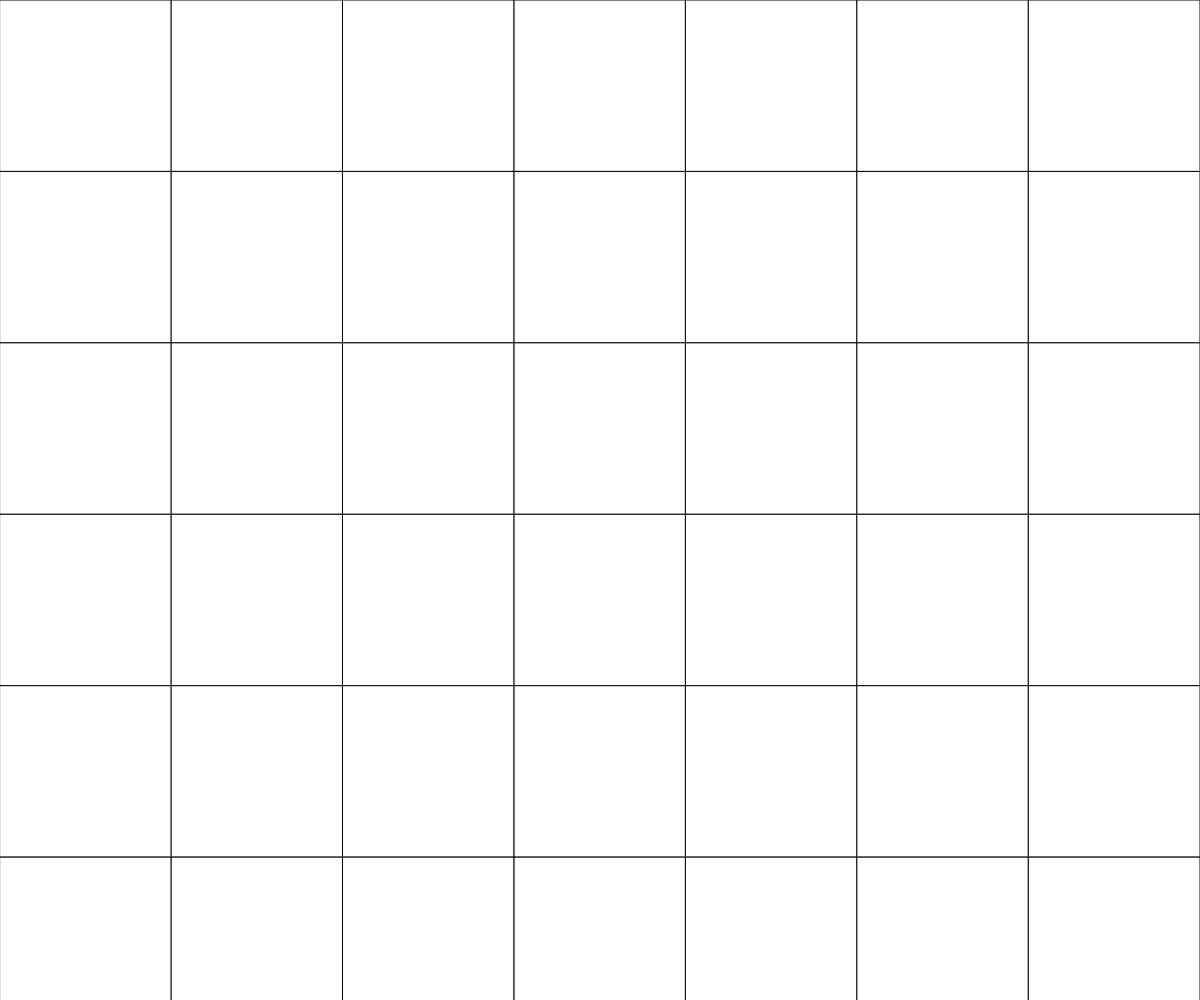
Frame 1 (no input)
Frame 60 (no input): identical to frame 1, image omitted
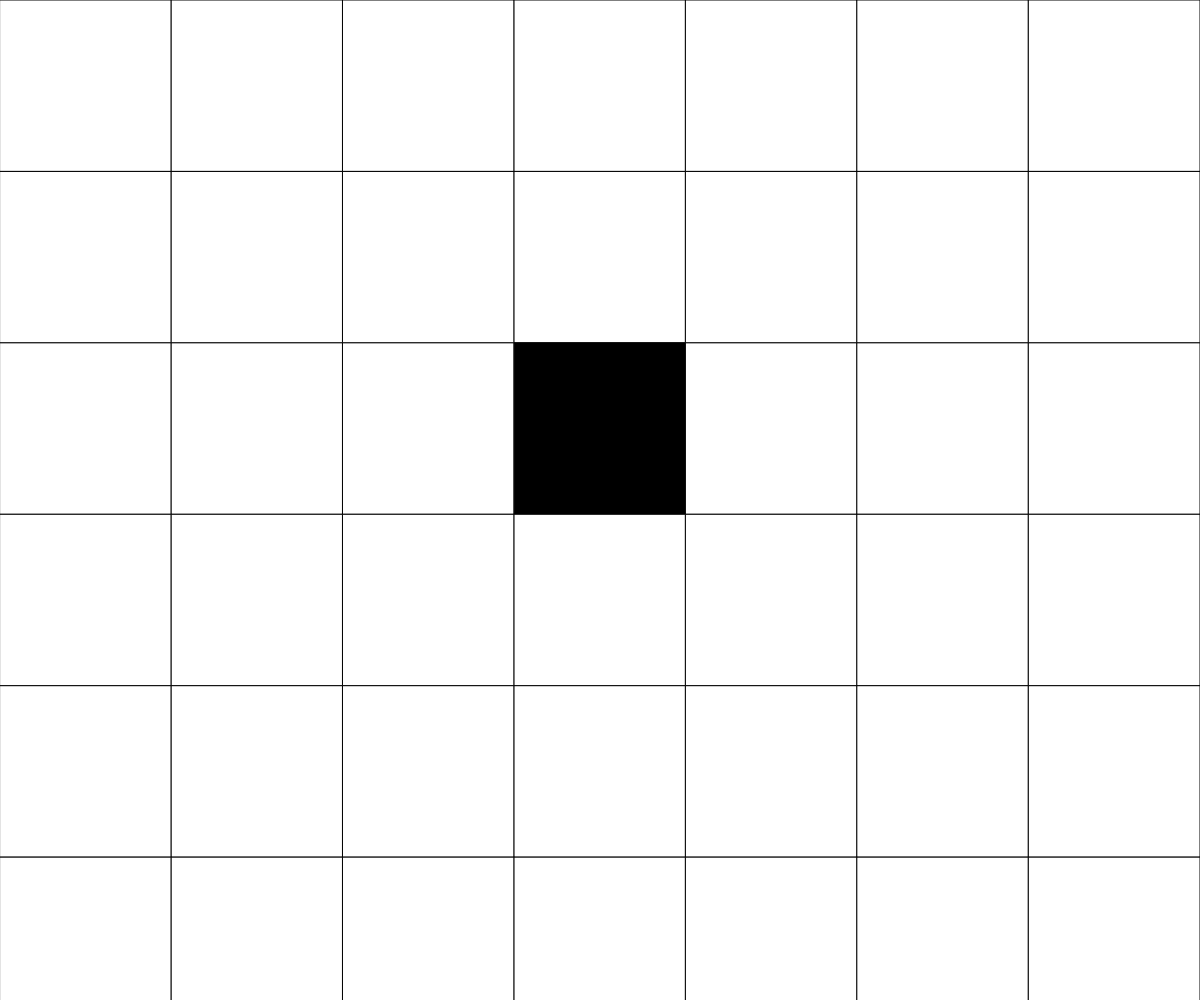
Frame 120 (the mouse pressed at the canvas centre since frame 60)

The p5.js sketch that drew these frames (run headless with seeded random() and noise() and a simulated clock; from frame 60 on, the mouse is pressed at the canvas centre):

// p5.js sketch
// ── sketch.js
// Game of Life demo
// Luke P-F
// 3/24/2025
//
// Extra for Experts:
// - describe what you did to take this project "above and beyond"

let cellSize;
const GRID_WIDTH = 7;
const GRID_HEIGHT = 14;

const COLOURS = [255, 0];

let grid = generateGrid(GRID_WIDTH, GRID_HEIGHT);
let autoFrameAdvance = false;

            
function setup() {
  createCanvas(windowWidth, windowHeight);
  determineCellSize();
}

function determineCellSize() {
  if (windowWidth * GRID_WIDTH < windowHeight * GRID_HEIGHT) {
    cellSize = windowWidth / GRID_WIDTH;
  }
  else {
    cellSize = windowHeight / GRID_HEIGHT;
  }
}

// Key
function keyPressed() {
  if (key === 'r') {
    grid = generateRandomGrid(GRID_WIDTH, GRID_HEIGHT);
  }
  else if (key === 'e') {
    grid = generateGrid(GRID_WIDTH, GRID_HEIGHT);
  }
  else if (key === 'p') {
    autoFrameAdvance = !autoFrameAdvance;
  }
  else if (key === ' ') {
    applyRules(grid);
  }
}

function generateRandomGrid(cols, rows) {
  let newGrid = [];
  for (let y = 0; y < rows; y++) {
    newGrid.push([]);
    for (let x = 0; x < cols; x++) {
      newGrid[y].push(Math.floor(Math.random() * 2));
    }
  }
  return newGrid;
}

function generateGrid(cols, rows) {
  let newGrid = [];
  for (let y = 0; y < rows; y++) {
    newGrid.push([]);
    for (let x = 0; x < cols; x++) {
      newGrid[y].push(0);
    }
  }
  return newGrid;
}

// Mouse
function mousePressed() {
  let x = Math.floor(mouseX / cellSize);
  let y = Math.floor(mouseY / cellSize);

  toggleCell(y, x);

}

function toggleCell(y, x) {
  if (y >= 0 && y < grid.length && x >= 0 && x < grid[y].length) {
    if (grid[y][x] === 0) {
      grid[y][x] = 1;
    }
    else if (grid[y][x] === 1) {
      grid[y][x] = 0;
    }
  }
}

// Game of Life rules
function applyRules(arr) {
  let updatedGrid = structuredClone(arr);
  for (let i = 0; i < arr.length; i++) {
    for (let j = 0; j < arr[i].length; j++) {
      let cellState = arr[i][j];
      let neighbours = determineNeighbours(j, i, arr);
      if (cellState === 1) {
        if (neighbours < 2) {
          updatedGrid[i][j] = 0;
        }
        else if (neighbours > 3) {
          updatedGrid[i][j] = 0;
        }
        else {
          updatedGrid[i][j] = 1;
        }
      }

      else if (cellState === 0) {
        if (neighbours === 3) {
          updatedGrid[i][j] = 1;
        }
        else {
          updatedGrid[i][j] = 0;
        }
      }
    }
  }

  grid = updatedGrid;
}

function determineNeighbours(x, y, arr) {
  let neighbours = 0;
  for (let i = -1; i <= 1; i++) {
    let currentY = y + i;
    for (let j = -1; j <= 1; j++) {
      let currentX = x + j;
      // separate if statements for rangeError prevention
      if (checkRange(currentX, currentY, grid)) {
        if (arr[currentY][currentX] === 1) {
          neighbours += 1;
        }
      }
    }
  }
  // Subtract self from neighbours
  neighbours -= arr[y][x];

  return neighbours;
}

function checkRange(x, y, arr) {
  return x >= 0 && x < arr[0].length && y >= 0 && y < arr.length;
}

// Draw loop
function draw() {
  background(220);
  if (frameCount % 50 === 0 && autoFrameAdvance) {
    applyRules(grid);
  }
  displayGrid();
}

function displayGrid() {
  for (let y = 0; y < GRID_HEIGHT; y++) {
    for (let x = 0; x < GRID_WIDTH; x++) {
      fill(COLOURS[grid[y][x]]);
      rect(x * cellSize, y * cellSize, cellSize, cellSize);
    }
  }
}
